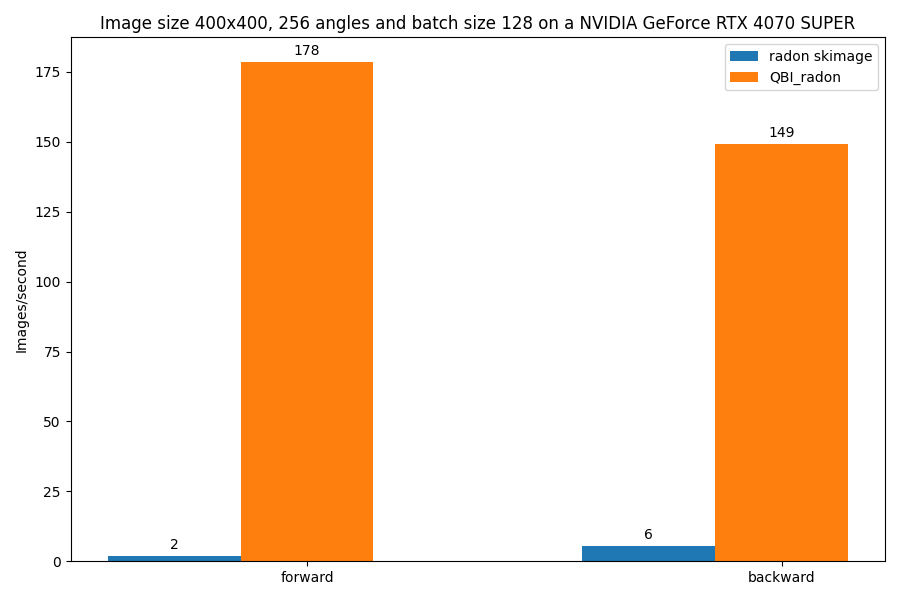

Write the Python code that produced this figure.
import torch
from QBI_radon import Radon

# import libraries
import matplotlib.pyplot as plt
from skimage.data import shepp_logan_phantom
from skimage.transform import radon, iradon
plt.rcParams["figure.figsize"] = [7, 7]
import numpy as np
import time

img = shepp_logan_phantom()

n_angles = 256
# create a batch of 32 images
batch_size = 128
images = np.zeros((batch_size, 1, img.shape[0], img.shape[0]))

for i in range(batch_size):
    images[i, 0, :, :] = img

thetas_skimage = np.linspace(0, 180, n_angles)
thetas_qbi = np.linspace(0, np.pi, n_angles)
#calculate time for radon forward
sinograms = []
start_time = time.time()# apply radon forward by radon skimage
for i in range(batch_size):
    sinograms.append(radon(images[i, 0, :, :], theta=thetas_skimage, circle=False))
sinograms_skimage = np.array(sinograms)
time_radon_forward_skimage = time.time() - start_time
print(f"Time for radon forward: {time_radon_forward_skimage} seconds")
# calculate time for radon forward by QBI_radon
device = torch.device("cuda")
images_torch = torch.FloatTensor(images).to(device)
start_time = time.time()
radon_op = Radon(thetas=thetas_qbi, circle=False, device=device, filter_name="ramp")
sinograms_qbi = radon_op.forward(images_torch)
time_radon_forward_qbi = time.time() - start_time
print(f"Time for radon forward: {time_radon_forward_qbi} seconds")

# apply radon backward by radon skimage
reconstructed_images = []
start_time = time.time()
for i in range(batch_size):
    reconstructed_images.append(iradon(sinograms_skimage[i, :, :], theta=thetas_skimage, circle=False))
reconstructed_images_skimage = np.array(reconstructed_images)
time_radon_backward_skimage = time.time() - start_time
print(f"Time for radon backward: {time_radon_backward_skimage} seconds")
# apply radon backward by QBI_radon
start_time = time.time()
reconstructed_images_qbi = radon_op.filter_backprojection(sinograms_qbi)
time_radon_backward_qbi = time.time() - start_time
print(f"Time for radon backward: {time_radon_backward_qbi} seconds")
# calculate the difference between the reconstructed images and the original images
# difference_skimage = np.linalg.norm(images - reconstructed_images_skimage) / np.linalg.norm(images)
# difference_qbi = np.linalg.norm(images - reconstructed_images_qbi.cpu().numpy()) / np.linalg.norm(images)
# print(f"Difference between the reconstructed images and the original images: {difference_skimage}")
# print(f"Difference between the reconstructed images and the original images: {difference_qbi}")

# create a figure to show the time comparison forward and backward put the time in a same table


# Build a grouped bar chart similar to the provided example, using throughput (images/second)
def _format_int(x):
    try:
        return f"{int(round(x))}"
    except Exception:
        return "0"

forward_ips_skimage = batch_size / time_radon_forward_skimage if time_radon_forward_skimage > 0 else 0.0
backward_ips_skimage = batch_size / time_radon_backward_skimage if time_radon_backward_skimage > 0 else 0.0
forward_ips_qbi = batch_size / time_radon_forward_qbi if time_radon_forward_qbi > 0 else 0.0
backward_ips_qbi = batch_size / time_radon_backward_qbi if time_radon_backward_qbi > 0 else 0.0

categories = ['forward', 'backward']
astra = [0, 0]  # placeholder (not available in this benchmark)
skimage_vals = [forward_ips_skimage, backward_ips_skimage]
qbi_vals = [forward_ips_qbi, backward_ips_qbi]

x = np.arange(len(categories))
width = 0.28

fig, ax = plt.subplots(figsize=(9, 6))

rects1 = ax.bar(x - width, skimage_vals, width, label='radon skimage', color='#1f77b4')
rects2 = ax.bar(x, qbi_vals, width, label='QBI_radon', color='#ff7f0e')

# Optional third series could be half precision if available; omitted here

ax.set_ylabel('Images/second')
device_name = torch.cuda.get_device_name(0) if torch.cuda.is_available() else str(device)
ax.set_title(f"Image size {img.shape[0]}x{img.shape[1]}, {n_angles} angles and batch size {batch_size} on a {device_name}")
ax.set_xticks(x, categories)
ax.legend()

def autolabel(rects):
    for r in rects:
        height = r.get_height()
        ax.annotate(_format_int(height),
                    xy=(r.get_x() + r.get_width() / 2, height),
                    xytext=(0, 3),  # 3 points vertical offset
                    textcoords="offset points",
                    ha='center', va='bottom')

autolabel(rects1)
autolabel(rects2)

fig.tight_layout()
plt.savefig('benchmarking.png')
